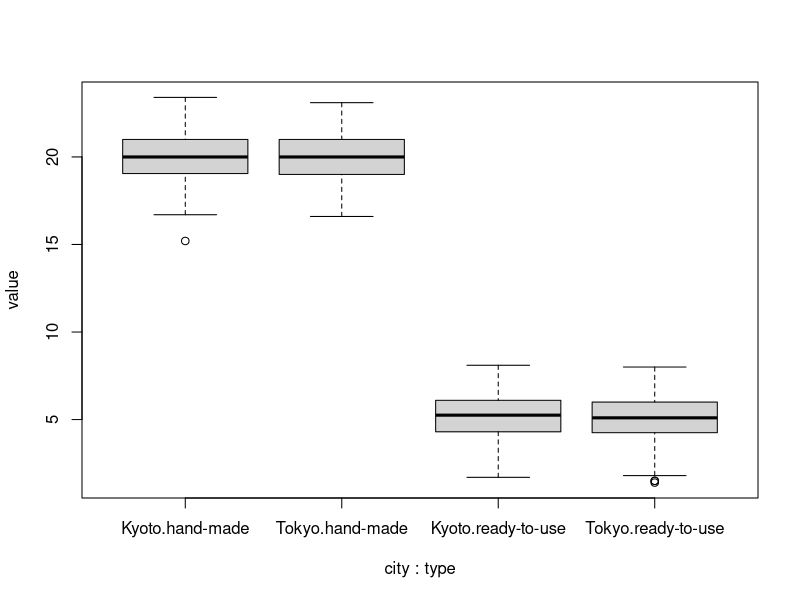

Write the R code that produced this figure.
kimono <- read.table("kimono.txt",header = T)
attach(kimono)
#generate sub-datasets
kim_K_h <- kimono[which(city == "Kyoto" & type == "hand-made"),]
kim_T_h <- kimono[which(city == "Tokyo" & type == "hand-made"),]
kim_K_r <- kimono[which(city == "Kyoto" & type == "ready-to-use"),]
kim_T_r <- kimono[which(city == "Tokyo" & type == "ready-to-use"),]

av <- aov(value ~ city + type)

#gaussianity of residuals:
shapiro.test(av$residuals)
shapiro.test(av$residuals[which(city == "Kyoto" & type == "hand-made")])
shapiro.test(av$residuals[which(city == "Tokyo" & type == "hand-made")])
shapiro.test(av$residuals[which(city == "Kyoto" & type == "ready-to-use")])
shapiro.test(av$residuals[which(city == "Tokyo" & type == "ready-to-use")])
#homoschedasticity:
var.test(kim_K_h$value,kim_K_r$value)
var.test(kim_K_h$value,kim_T_h$value)
var.test(kim_K_h$value,kim_T_r$value)
var.test(kim_T_h$value,kim_T_r$value)
var.test(kim_T_h$value,kim_K_r$value)
var.test(kim_T_r$value,kim_K_r$value)


boxplot(value ~ city + type, data = kimono)

summary.aov(av)

#it suffices to see the P-value of the F test already shown in the summary to notice that the treatment of the city doesn't have an effect

av_new <- aov(value ~ type)
summary(av_new)

#verify that we can just use the reduced model
anova(av, av_new)

#we've reduced the model, there are now only two groups -> there is no need for a Bonferroni correction
#anyway a Bonferroni correction would have meant to divide the value of alpha by the number of simultaneous confidence intervals that we want to get (now just one!)
n <- length(kimono$value)/2
g <- 2
SSres <- sum(residuals(av_new)^2)
Means <- tapply(value, type, mean)
#Pivotal quantity -> delta_sample_mean/sqrt(2*S2/n) ~ t(n-1)
IC <- c(diff(Means) - qt(0.95, n*g-g) * sqrt(2*SSres/(n*(g*n-g))), 
        diff(Means) + qt(0.95, n*g-g) * sqrt(2*SSres/(n*(g*n-g))))
names(IC) <- c('Inf', 'Sup')
IC
